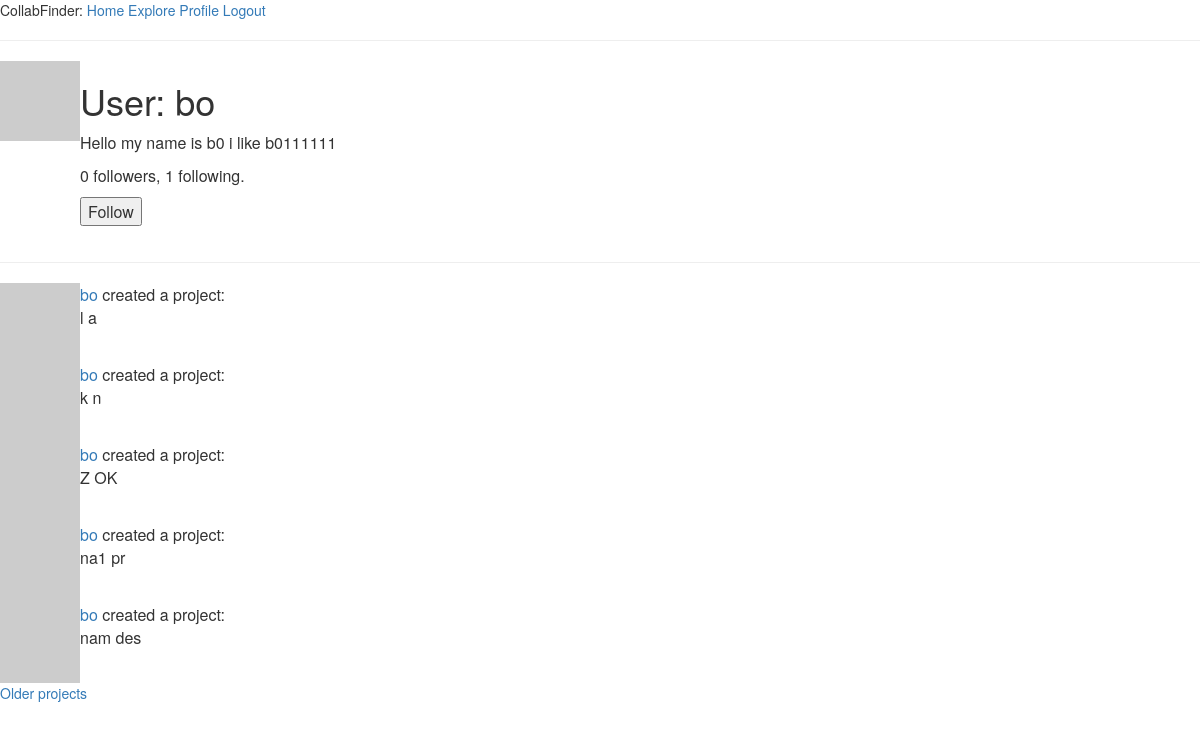
Page /user/bo (signed in) on the committed database.
### app/models.py (models this page shows, shortened)
class User(UserMixin, db.Model):
    id = db.Column(db.Integer, primary_key=True)
    username = db.Column(db.String(64), index=True, unique=True)
    email = db.Column(db.String(120), index=True, unique=True)
    password_hash = db.Column(db.String(128))
    projects = db.relationship('Project', backref='creator', lazy='dynamic')
    about_me = db.Column(db.String(140))
    followed = db.relationship( # Looking at relationship from follower (one) --> following (many), this yield the right side (those followed)
        'User', secondary=followers, #Self-ref, association table
        primaryjoin=(followers.c.follower_id == id), #condition to join left side (follower) w/ assoc. table
        secondaryjoin=(followers.c.followed_id == id),
        backref=db.backref('followers', lazy='dynamic'), lazy='dynamic') #defines how this relationship will be accessed from the right side entity
    def is_following(self, user):
        return self.followed.filter(
            followers.c.followed_id == user.id).count() > 0 # checking if 1 or 0
    def avatar(self, size):
        digest = md5(self.email.lower().encode('utf-8')).hexdigest()
        return 'https://www.gravatar.com/avatar/{}?d=identicon&s={}'.format(digest, size)

class Project(db.Model):
    id = db.Column(db.Integer, primary_key=True)
    category = db.Column(db.String(60))
    name = db.Column(db.String(60))
    descr = db.Column(db.String(140))
    skill_level = db.Column(db.String(20))
    setting = db.Column(db.String(20))
    timestamp = db.Column(db.DateTime, index=True, default=datetime.utcnow)
    user_id = db.Column(db.Integer, db.ForeignKey('user.id')) #creator ID (want this to be many to one: many creator to one proj)
    __mapper_args__ = {'polymorphic_on': category}

class Learning(Project):
    __mapper_args__ = {'polymorphic_identity': 'learning'}
    id = db.Column(db.Integer, db.ForeignKey('project.id'), primary_key=True)
    pace = db.Column(db.String(60))
    learning_category = db.Column(db.String(60))
    subject = db.Column(db.String(60)) #still have to figure out how to implement this

class Project(db.Model):
    id = db.Column(db.Integer, primary_key=True)
    category = db.Column(db.String(60))
    name = db.Column(db.String(60))
    descr = db.Column(db.String(140))
    skill_level = db.Column(db.String(20))
    setting = db.Column(db.String(20))
    timestamp = db.Column(db.DateTime, index=True, default=datetime.utcnow)
    user_id = db.Column(db.Integer, db.ForeignKey('user.id')) #creator ID (want this to be many to one: many creator to one proj)
    __mapper_args__ = {'polymorphic_on': category}

### app/routes.py (the view)
@app.route('/user/<username>') #dynamic component
def user(username):
    user = User.query.filter_by(username=username).first_or_404()
    page = request.args.get('page', 1, type=int)
    projects = user.projects.order_by(Project.timestamp.desc()).paginate(
        page, app.config['PROJECTS_PER_PAGE'], False)
    next_url = url_for('user', username=user.username, page=projects.next_num) \
        if projects.has_next else None
    prev_url = url_for('user', username=user.username, page=projects.prev_num) \
        if projects.has_prev else None
    form = EmptyForm() #follow/unfollow button
    return render_template('user.html', user=user, projects=projects.items,
                            next_url=next_url, prev_url=prev_url, form=form)

### app/forms.py
class EmptyForm(FlaskForm):
    submit = SubmitField('Submit')

### app/models.py (called while the page is built)
@login.user_loader
def load_user(id):
    return User.query.get(int(id))

### app/templates/user.html (shortened to what this page needs)
{% extends "base.html" %}
{% block content %}
    <table>
        <tr valign="top">
            <td><img src="{{ user.avatar(128) }}"></td>
            <td>
                <h1>User: {{ user.username }}</h1>
                {% if user.about_me %}<p>{{ user.about_me }}</p>{% endif %}
                <p>{{ user.followers.count() }} followers, {{ user.followed.count() }} following.</p>
                {% if user == current_user %}
                    <p><a href="{{ url_for('edit_profile') }}">Edit your profile</a></p>
                {% elif not current_user.is_following(user) %}
                <p>
                    <form action="{{ url_for('follow', username=user.username) }}" method="post">
                        {{ form.submit(value='Follow') }}
                    </form>
                </p>
                {% endif %}
            </td>
        </tr>
    </table>
    <hr>
    {% for project in projects %}
        {% include '_project.html' %}
    {% endfor %}
    {% if next_url %}
        <a href="{{ next_url }}">Older projects</a>
    {% endif %}
{% endblock %}

### app/templates/_project.html
<table>
    <tr valign="top">
        <td><img src="{{ project.creator.avatar(36) }}"></td>
        <td>
            <a href="{{ url_for('user', username=project.creator.username) }}">
                {{ project.creator.username }}
            </a>
            created a project:<br>
            {{ project.name }}
            {{ project.descr }}
        </td>
    </tr>
</table>

### rows in the picture
User: username "bo", about_me "Hello my name is b0 i like b0111111"
Learning: creator.username "bo", name "l", descr "a"
Learning: creator.username "bo", name "k", descr "n"
Learning: creator.username "bo", name "Z", descr "OK"
Project: creator.username "bo", name "na1", descr "pr"
Project: creator.username "bo", name "nam", descr "des"

### other values in the picture
{{ user.followers.count() }} "0"
{{ user.followed.count() }} "1"
